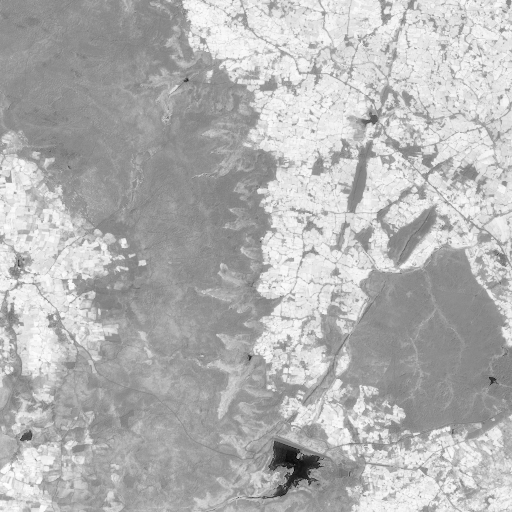
#> input picture Sentinel_api/sentinel_image.png, 512 x 512 px
$ python detect_deforestration.py
#> lines starting #> are read from the running program, lines starting #| are printed output that depends on the picture
import numpy as np
import cv2
import matplotlib.pyplot as plt

def load_png_image(image_path):
#> called with image_path = 'sentinel_image.png'
    image = cv2.imread(image_path, cv2.IMREAD_UNCHANGED)
#> image is the input picture: shape (512, 512) float32; min -0.61, max 0.907, mean 0.461
    if image is None:
        raise ValueError("Image not loaded. Check file path!")

    print("✅ Image Loaded Successfully")
    print("Image Shape:", image.shape)
#| Image Shape: (512, 512)
    print("Unique Pixel Values:", np.unique(image))
#> (printed output is left out)

    image = cv2.cvtColor(image, cv2.COLOR_BGR2RGB)
#> image: shape (512, 512, 3) float32
    return image.astype(np.float32) / 255.0

def compute_ndvi(nir_band, red_band):
    ndvi = (nir_band - red_band) / (nir_band + red_band + 1e-10)
#> ndvi: shape (512, 512) float32; every value is 0
    return ndvi

def detect_deforestation(ndvi, threshold=0.2):
#> called with threshold = 0.2
    return ndvi < threshold
#> returned value: shape (512, 512) bool; every value is 1

def visualize_results(ndvi, deforestation_mask):
    print(f"NDVI Range: Min = {ndvi.min()}, Max = {ndvi.max()}, Mean = {ndvi.mean()}")
#| NDVI Range: Min = 0.0, Max = 0.0, Mean = 0.0

    fig, ax = plt.subplots(1, 3, figsize=(15, 5))

    ax[0].imshow(ndvi, cmap='RdYlGn', vmin=ndvi.min(), vmax=ndvi.max())
    ax[0].set_title("NDVI Index")
    ax[0].axis("off")

    ax[1].imshow(deforestation_mask, cmap='gray')
    ax[1].set_title("Deforestation Detection")
    ax[1].axis("off")

    ax[2].hist(ndvi.ravel(), bins=50, color='green', alpha=0.7)
    ax[2].set_title("NDVI Histogram")

    plt.show()
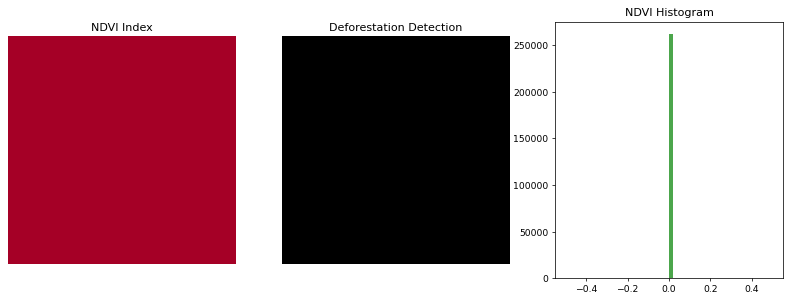
#> figure drawn by matplotlib, 3 panels; panel 3: tallest bar 262144 high, from x = 0 to 0.02

def save_results(ndvi, deforestation_mask, output_file="deforestation_report.txt"):
#> called with output_file = 'deforestation_report.txt'
    with open(output_file, "w") as f:
        f.write("NDVI Statistics:\n")
        f.write(f"Min: {ndvi.min()}, Max: {ndvi.max()}, Mean: {ndvi.mean()}\n")
        f.write(f"Deforested Pixels: {deforestation_mask.sum()}\n")
        f.write(f"Percentage Deforested: {(deforestation_mask.sum() / deforestation_mask.size) * 100:.2f}%\n")
    print(f"Report saved: {output_file}")

    cv2.imwrite("ndvi_output.png", (ndvi * 255).astype(np.uint8))
    print("✅ NDVI Image saved as ndvi_output.png")

if __name__ == "__main__":
    image_path = "sentinel_image.png"
    image = load_png_image(image_path)

    nir_band = image[:, :, 2]  # Try swapping if incorrect
    red_band = image[:, :, 0]

    ndvi = compute_ndvi(nir_band, red_band)
    deforestation_mask = detect_deforestation(ndvi)

    visualize_results(ndvi, deforestation_mask)
    save_results(ndvi, deforestation_mask)
